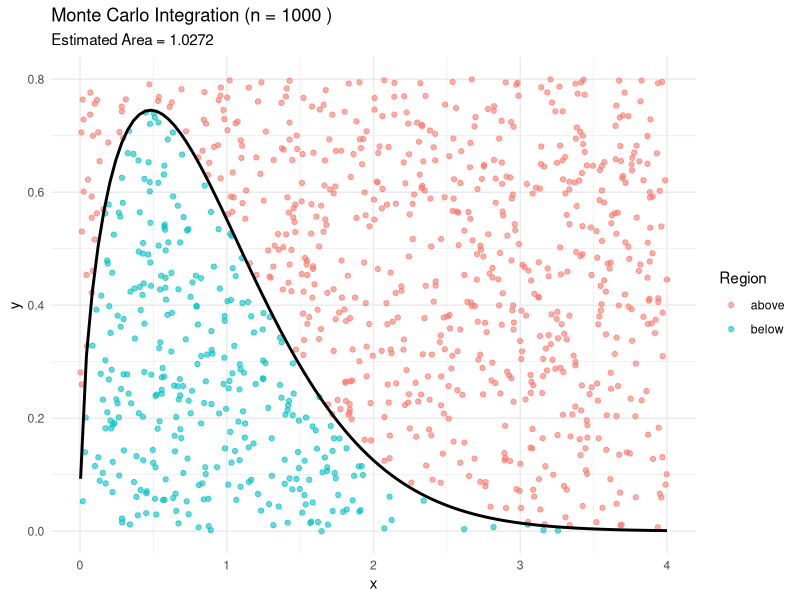
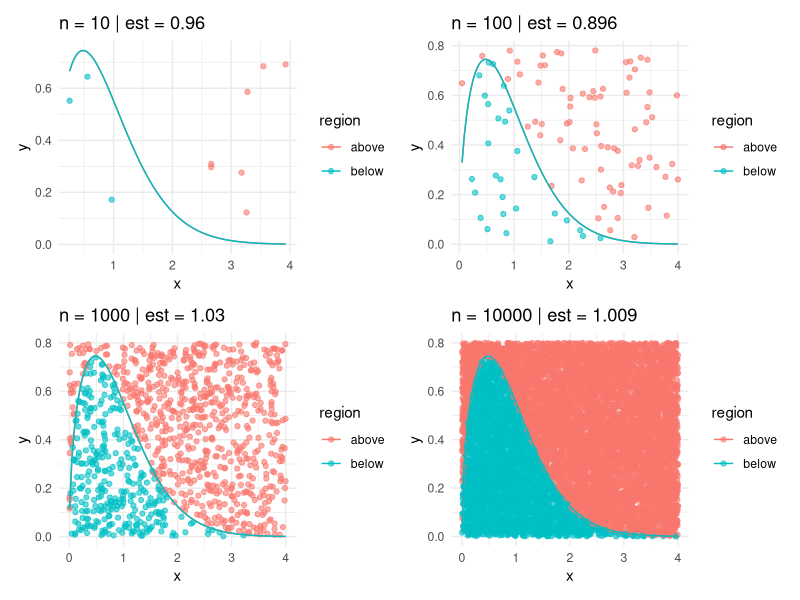

Here is the R script that generated these plots, in order:
monte_carlo_sim <- function(n, xmin, xmax, ymin, ymax, f) {
  x <- runif(n, xmin, xmax)
  y <- runif(n, ymin, ymax)
  y_func <- f(x)
  inside <- y <= y_func
  data.frame(
    x = x,
    y = y,
    y_func = y_func,
    inside = inside
  )
}

library(tidyverse)

n <- 1000

df <- monte_carlo_sim(
  n = n,
  xmin = 0, xmax = 4,
  ymin = 0, ymax = 0.8,
  f = function(x) dweibull(x, shape = 1.5, scale = 1)
)

df <- df %>%
  mutate(region = ifelse(inside, "below", "above"))

area_box <- (4 - 0) * (0.8 - 0)
estimate <- mean(df$inside) * area_box

ggplot(df, aes(x = x, y = y, color = region)) +
  geom_point(alpha = 0.6) +
  stat_function(
    fun = dweibull,
    args = list(shape = 1.5, scale = 1),
    color = "black",
    linewidth = 1
  ) +
  labs(
    title = paste("Monte Carlo Integration (n =", n, ")"),
    subtitle = paste("Estimated Area =", round(estimate, 4)),
    x = "x",
    y = "y",
    color = "Region"
  ) +
  theme_minimal()

library(tidyverse)
library(patchwork)

make_plot <- function(n) {
  df <- monte_carlo_sim(n, 0, 4, 0, 0.8, function(x) dweibull(x, 1.5, 1))
  
  df <- df %>%
    mutate(region = ifelse(inside, "below", "above"))
  
  est <- mean(df$inside) * (4 * 0.8)
  
  ggplot(df, aes(x, y, color = region)) +
    geom_point(alpha = 0.6) +
    stat_function(fun = dweibull, args = list(shape = 1.5, scale = 1)) +
    labs(title = paste("n =", n, "| est =", round(est, 3))) +
    theme_minimal()
}

plot10 <- make_plot(10)
plot100 <- make_plot(100)
plot1000 <- make_plot(1000)
plot10000 <- make_plot(10000)

plot10 + plot100 + plot1000 + plot10000
